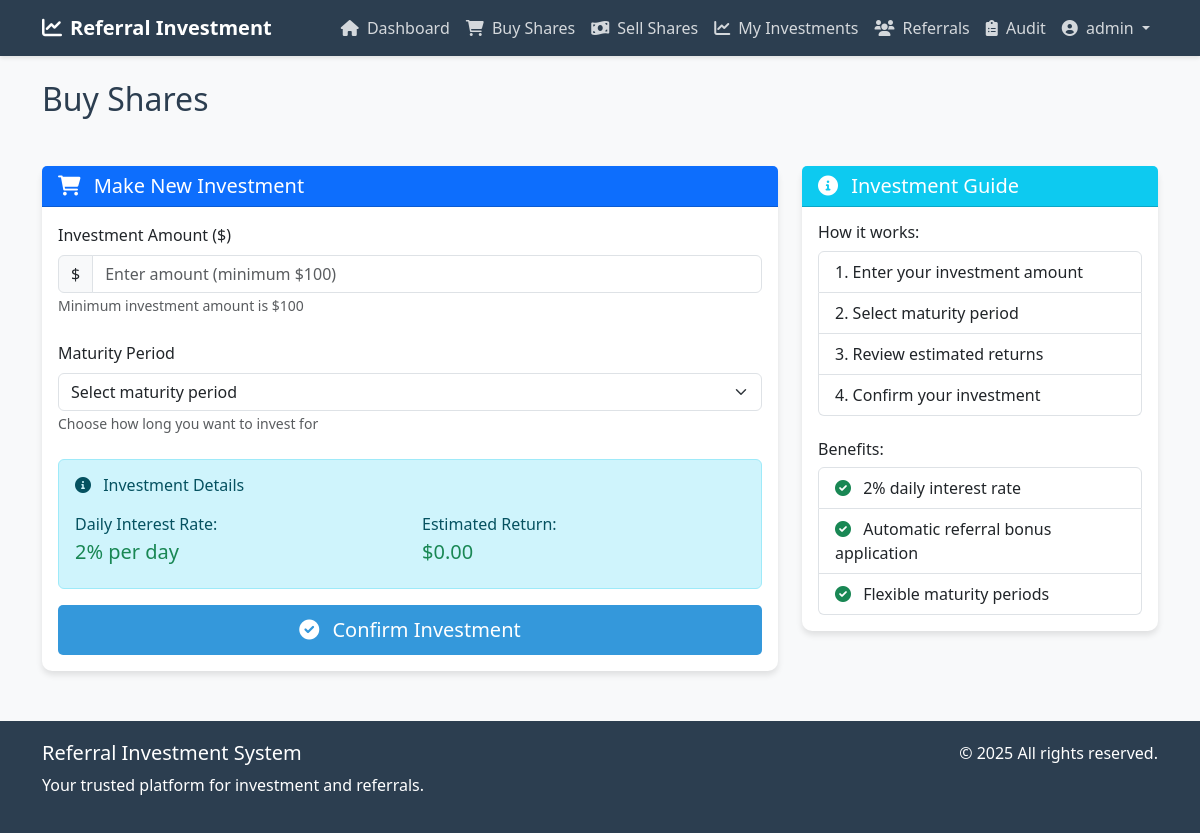
The page /api/buy-shares/ (signed in) on the database as committed earlier.
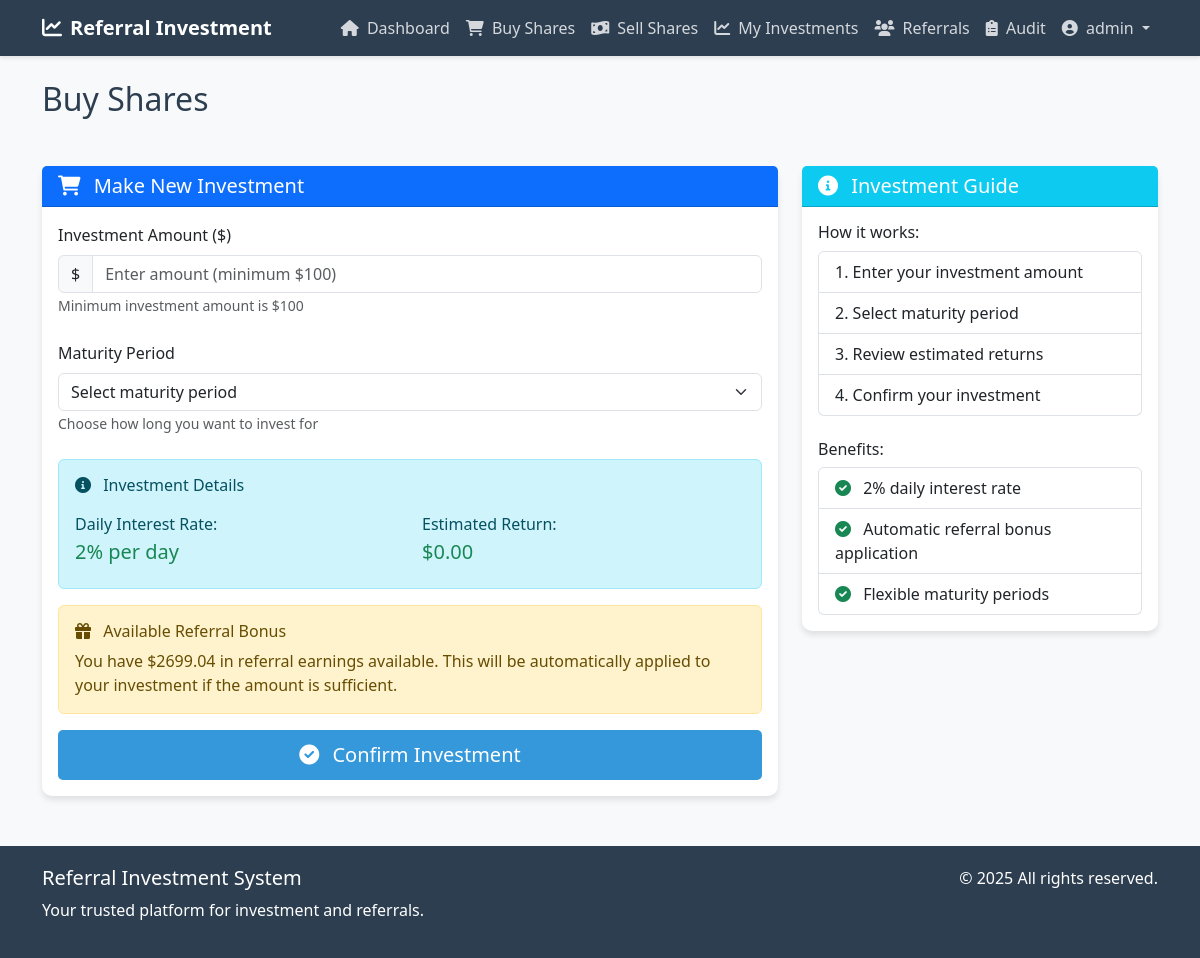
The same page on the database as committed later.
### accounts/models.py (models this page shows, shortened)
class User(AbstractUser):
    phone_number = models.CharField(max_length=15, unique=True)
    referral_code = models.CharField(max_length=10, unique=True, null=True, blank=True)
    referred_by = models.ForeignKey('self', on_delete=models.SET_NULL, null=True, blank=True, related_name='referrals')
    referral_earnings = models.DecimalField(max_digits=10, decimal_places=2, default=0)
    is_banned = models.BooleanField(default=False)
    ban_reason = models.TextField(null=True, blank=True)
    banned_at = models.DateTimeField(null=True, blank=True)
    country = models.CharField(max_length=100, null=True, blank=True)
    USERNAME_FIELD = 'phone_number'
    REQUIRED_FIELDS = ['username', 'email']

### accounts/views.py (the view, shortened to what this page needs)
# urls.py: path('buy-shares/', BuySharesView.as_view(), name='buy_shares'),
class BuySharesView(LoginRequiredMixin, TemplateView):
    template_name = 'accounts/buy_shares.html'

### accounts/templates/accounts/buy_shares.html (shortened to what the changed rows need)
{% extends 'accounts/base.html' %}
{% block content %}
<div class="row">
    <div class="col-md-12 mb-4">
        <h2 class="mb-4">Buy Shares</h2>
    </div>
</div>
<div class="row">
    <div class="col-md-8">
        <div class="card">
            <div class="card-body">
                <form method="post" id="investmentForm">
                    {% if user.referral_earnings > 0 %}
                    <div class="alert alert-warning">
                        <h6 class="alert-heading">
                            <i class="fas fa-gift me-2"></i>
                            Available Referral Bonus
                        </h6>
                        <p class="mb-0">
                            You have ${{ user.referral_earnings }} in referral earnings available.
                            This will be automatically applied to your investment if the amount is sufficient.
                        </p>
                    </div>
                    {% endif %}
                </form>
            </div>
        </div>
    </div>
</div>
{% endblock %}

### accounts/templates/accounts/base.html (shortened to what this page needs)
<!DOCTYPE html>
<html lang="en">
<head>
    <link href="https://cdn.jsdelivr.net/npm/bootstrap@5.3.0/dist/css/bootstrap.min.css" rel="stylesheet">
    <link href="https://cdnjs.cloudflare.com/ajax/libs/font-awesome/6.0.0/css/all.min.css" rel="stylesheet">
</head>
<body>
    <nav class="navbar navbar-expand-lg navbar-dark">
        <div class="container">
            <a class="navbar-brand" href="{% url 'dashboard' %}">
                <i class="fas fa-chart-line me-2"></i>Referral Investment
            </a>
            <div class="collapse navbar-collapse" id="navbarNav">
                <ul class="navbar-nav ms-auto">
                    {% if user.is_authenticated %}
                        <li class="nav-item">
                            <a class="nav-link" href="{% url 'dashboard' %}">
                                <i class="fas fa-home me-1"></i> Dashboard
                            </a>
                        </li>
                        <li class="nav-item">
                            <a class="nav-link" href="{% url 'buy_shares' %}">
                                <i class="fas fa-shopping-cart me-1"></i> Buy Shares
                            </a>
                        </li>
                        <li class="nav-item">
                            <a class="nav-link" href="{% url 'sell_shares' %}">
                                <i class="fas fa-money-bill-wave me-1"></i> Sell Shares
                            </a>
                        </li>
                        <li class="nav-item">
                            <a class="nav-link" href="{% url 'my_investments' %}">
                                <i class="fas fa-chart-line me-1"></i> My Investments
                            </a>
                        </li>
                        <li class="nav-item">
                            <a class="nav-link" href="{% url 'referrals' %}">
                                <i class="fas fa-users me-1"></i> Referrals
                            </a>
                        </li>
                        {% if user.is_staff %}
                        <li class="nav-item">
                            <a class="nav-link" href="{% url 'audit' %}">
                                <i class="fas fa-clipboard-list me-1"></i> Audit
                            </a>
                        </li>
                        {% endif %}
                        <li class="nav-item dropdown">
                            <a class="nav-link dropdown-toggle" href="#" id="navbarDropdown" role="button" data-bs-toggle="dropdown">
                                <i class="fas fa-user-circle me-1"></i> {{ user.username }}
                            </a>
                        </li>
                    {% endif %}
                </ul>
            </div>
        </div>
    </nav>
    <div class="container mt-4">
        {% block content %}{% endblock %}
    </div>
    <footer class="footer">
        <div class="container">
            <div class="row">
                <div class="col-md-6">
                    <h5>Referral Investment System</h5>
                    <p>Your trusted platform for investment and referrals.</p>
                </div>
                <div class="col-md-6 text-md-end">
                    <p>&copy; {% now "Y" %} All rights reserved.</p>
                </div>
            </div>
        </div>
    </footer>
</body>
</html>

Rows that differ between the two databases and show on the page:
changed User "admin": referral_earnings (not shown) → "2699.04"
Other text that changed with them:
text now shown: "Available Referral Bonus You have $ in referral earnings available. This will be automatically applied to your investment if the amount is sufficient."
